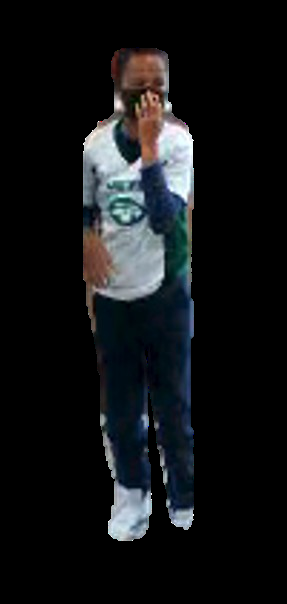
#> input picture cnn/images/nobg_person_1.png, 287 x 604 px; its folder holds 8 pictures in this run
$ python main.py
#> lines starting #> are read from the running program, lines starting #| are printed output that depends on the picture
import cv2 as cv
import numpy as np
import os
import torch
from PIL import Image
from utils import tools


def read_image_if_exists(file_path: str) -> cv.typing.MatLike:
    """
    Reads an image file given its path.

    Args:
        file_path: path to image file

    Returns:
        The OpenCV-parsed image, if the file exists. Otherwise, returns None.
    """
#> called with file_path = 'images/nobg_person_1.png'
    return cv.imread(file_path) if os.path.exists(file_path) else None
#> returned value is the input picture: shape (604, 287, 3); mean B, G, R 22.1, 20.4, 18.6


# [37 lines left out: functions remove_png_extension, get_normalized_hsv_histogram, not called in this run]


def calculate_hist_img_filename(image_filename: str) -> dict[str, cv.typing.MatLike]:
    """
    Calculates the normalized full/half HSV histograms of a given image by its filename.

    Args:
        image_filename: string filename/path of the image file to be processed

    Returns:
        Dictionary of the full and half histogram of the image. None if the image does not exist.
    """
    image = read_image_if_exists(image_filename)
    if image is None:
        return None

    # Get the dimensions of the image
    height, width = image.shape[:2]
#> height = 604; width = 287

    # Calculate the coordinates for cropping (top half)
    start_row, start_col = 0, 0
    end_row, end_col = int(height / 2), width
#> end_row = 302; end_col = 287

    person_full = image
    person_half = image[start_row:end_row, start_col:end_col]

    histograms = {
        "full": get_rgb_histogram(person_full),
        "half": get_rgb_histogram(person_half),
    }

    return histograms


# [158 lines left out: functions calculate_hist_img, draw_bounding_boxes, fit_to_person, extract_people_from_masks, not called in this run]


# =======================================================================
# Credits to Selin Kararmaz's part 1 comparison methods
def get_rgb_histogram(image):
    ranges = [0, 256, 0, 256, 0, 256]
    b, g, r = cv.split(image)
#> in get_rgb_histogram (call 2), `ranges = [0, 256, 0, 256, 0, 256]`: ranges = [0, 256, 0, 256, 0, 256]
#> in get_rgb_histogram (call 2), `b, g, r = cv.split(image)`:
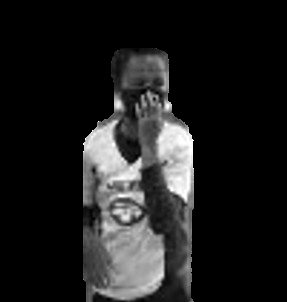
#> g: shape (302, 287); min 0, max 255, mean 30.8
#> call 2 of read_image_if_exists, with file_path = 'images/nobg_person_2.png'
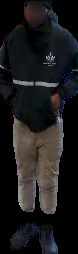
#> input picture cnn/images/nobg_person_2.png, 78 x 254 px
#> in read_image_if_exists, returned value is the input picture: shape (254, 78, 3); mean B, G, R 27.6, 26.7, 27.3
#> call 3 of read_image_if_exists, with file_path = 'images/nobg_person_3.png'
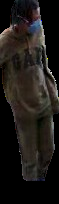
#> input picture cnn/images/nobg_person_3.png, 59 x 204 px
#> in read_image_if_exists, returned value is the input picture: shape (204, 59, 3); mean B, G, R 23.5, 26.8, 30.3
#> call 4 of calculate_hist_img_filename, with image_filename = 'images/nobg_person_4.png'
#> call 4 of read_image_if_exists, with file_path = 'images/nobg_person_4.png'
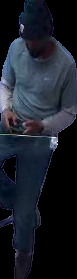
#> input picture cnn/images/nobg_person_4.png, 77 x 279 px
#> in read_image_if_exists, returned value is the input picture: shape (279, 77, 3); mean B, G, R 41.7, 31.9, 26.8
#> in calculate_hist_img_filename (call 4), `person_half = image[start_row:end_row, start_col:end_col]`:
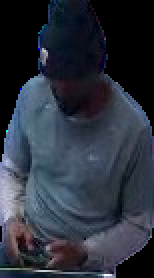
#> person_half: shape (139, 77, 3) (shown 2 times larger); mean B, G, R 61.8, 49.7, 43.5
#> in get_rgb_histogram (call 8), `b, g, r = cv.split(image)`:
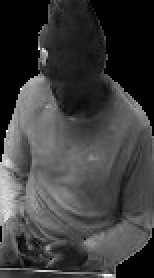
#> b: shape (139, 77) (shown 2 times larger); min 0, max 255, mean 61.8
#> in get_rgb_histogram (call 8), `b, g, r = cv.split(image)`:
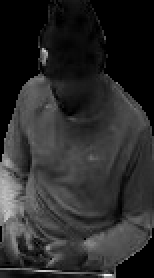
#> r: shape (139, 77) (shown 2 times larger); min 0, max 246, mean 43.5
    hist_rgb = cv.calcHist(
        [image], [0, 1, 2], None, [8, 8, 8], ranges, accumulate=False
    )
    cv.normalize(hist_rgb, hist_rgb, alpha=0, beta=1, norm_type=cv.NORM_MINMAX)

    return hist_rgb


# [22 lines left out: function get_rgba_histogram, not called in this run]


# =======================================================================


def detect_person(person_hist: dict, person_name: str, folder_name: str):
    """
    Detects the person given by person_hist in the images in the folder given.
    Saves the results to a outputs folder.

    Args:
        person_hist: HSV histogram of the given person test image
        person_name: name of the person (e.g.: person_1)
        folder_name: name of the cam0, cam1 folders
    """

    source_path_dir = f"images/{folder_name}"
    output_path_dir = f"output/{folder_name}"
    counter = 0
#> (the run stopped early here; a loop or call above may not have finished)
